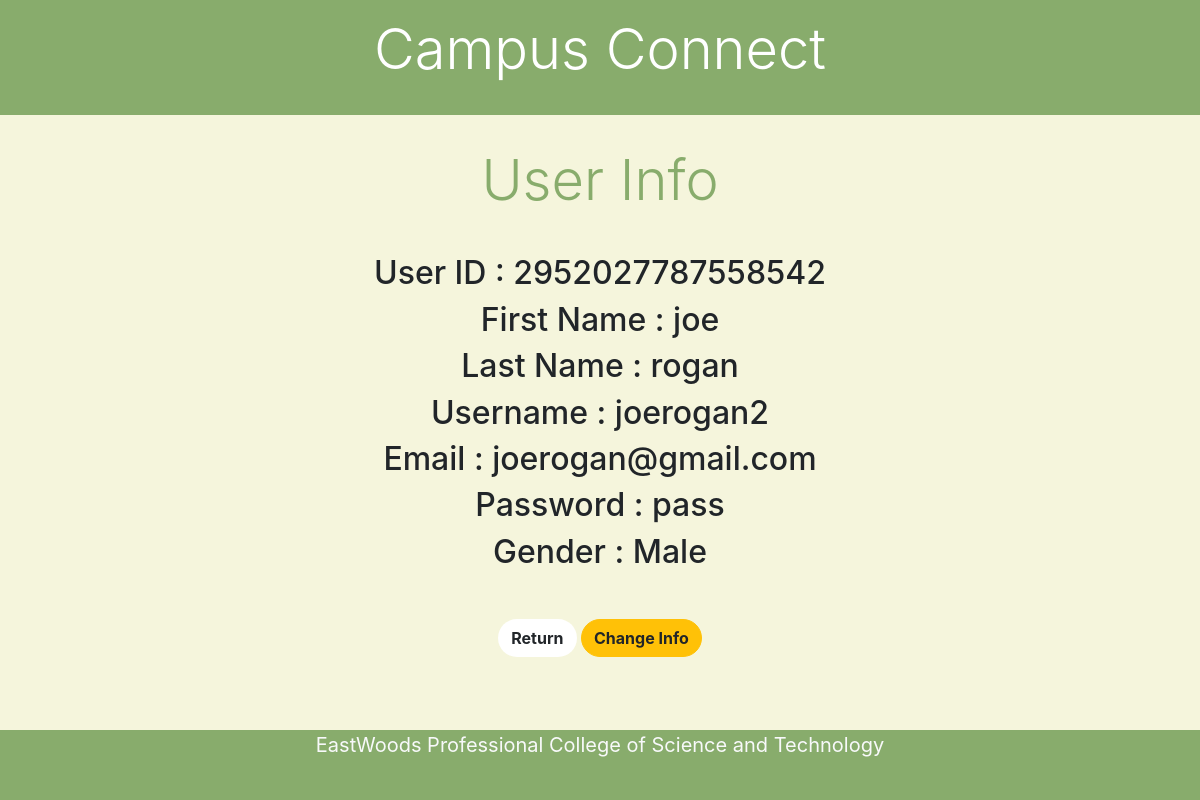
Screenshot of /userinfo.php (signed in) with the database file from the repository.
### tables this page shows
CREATE TABLE `users` (
  `uid` bigint(20) NOT NULL,
  `admin` tinyint(1) NOT NULL,
  `firstname` varchar(30) NOT NULL,
  `lastname` varchar(30) NOT NULL,
  `email` varchar(50) NOT NULL,
  `username` varchar(30) NOT NULL,
  `password` varchar(30) NOT NULL,
  `gender` varchar(10) NOT NULL,
  `notes` varchar(20) DEFAULT 'Hello!'
);

### functions.php (called while the page is built, shortened)
<?php
function check_login($con)
{
	if(isset($_SESSION['uid']))
	{
		$uid = $_SESSION['uid'];
		$query = "select * from users where uid = '$uid' limit 1";
		$result = mysqli_query($con,$query);
		if($result && mysqli_num_rows($result) > 0)
		{
			$user_data = mysqli_fetch_assoc($result);
			return $user_data;
		}
	}
	die;
}

### userinfo.php (the view, shortened to what this page needs)
<?php
	include("connection.php");
	include("functions.php");
	$user_data = check_login($con);
?>
<!DOCTYPE html>
<html>
<head>
<link href="https://stackpath.bootstrapcdn.com/bootstrap/4.3.1/css/bootstrap.min.css" rel="stylesheet">
</head>
<body>
<header class=" text-center container-fluid mb-3 display-4 text-white p-3" style="background-color: #88ac6c;">
<p >Campus Connect</p>
</header>
<body class="d-flex flex-column min-vh-100 justify-content-center" style="background-color:#f5f5dc;">
    <div class="text-center display-5">
        <div id="userInfo">
        <p class="display-4 py-3 mb-4" style="color: #88ac6c;">User Info</p>
        <h2>User ID : <span><?php echo $user_data['uid']; ?></span></h2>
        <h2>First Name : <span><?php echo $user_data['firstname']; ?></span></h2>
        <h2>Last Name : <span><?php echo $user_data['lastname']; ?></span></h2>
        <h2>Username : <span><?php echo $user_data['username']; ?></span></h2>
        <h2>Email : <span><?php echo $user_data['email']; ?></span></h2>
        <h2>Password : <span><?php echo $user_data['password']; ?></span></h2>
        <h2 class="mb-5">Gender : <span><?php echo $user_data['gender']; ?></span></h2>
        </div>
    <div id="buttons">
    <button type="button" class="btn btn-default bg-white rounded-pill" style="font-weight: bold" onclick="ufeed()">Return</button>
    <button type="button" class="btn btn-warning rounded-pill" style="font-weight: bold" onclick="infoChange()">Change Info</button>
    </div>
	</div>
    <footer class="mt-auto" style="background-color: #88ac6c;">
        <div class="container-fluid">
            <p class="text-center text-light display-5" style="font-size:20px;">EastWoods Professional College of Science and Technology </p><br>
        </div>
    </footer>
</body>
</html>

### rows the page displays
users: uid "2952027787558542", firstname "joe", lastname "rogan", username "joerogan2", email "joerogan@gmail.com", password "pass", gender "Male"
